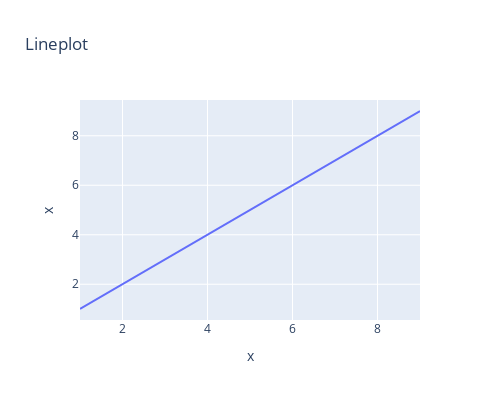

Here is the notebook cell this chart was saved with:
### Code cell
# Line plot

px.line(df, x="x", y="x", width= 500, height = 400, title= "Lineplot")

### Figure 1 — Plotly figure (JSON) as saved in the notebook; plotly's stock layout.template omitted (floating-point values rounded to 4 significant figures)
{"data": [{"hovertemplate": "x=%{y}<extra></extra>", "legendgroup": "", "line": {"color": "#636efa", "dash": "solid"}, "marker": {"symbol": "circle"}, "mode": "lines", "name": "", "orientation": "v", "showlegend": false, "type": "scatter", "x": [1, 2, 3, 4, 5, 6, 7, 8, 9], "xaxis": "x", "y": [1, 2, 3, 4, 5, 6, 7, 8, 9], "yaxis": "y"}], "layout": {"height": 400, "legend": {"tracegroupgap": 0}, "title": {"text": "Lineplot"}, "width": 500, "xaxis": {"anchor": "y", "domain": [0, 1], "title": {"text": "x"}}, "yaxis": {"anchor": "x", "domain": [0, 1], "title": {"text": "x"}}}}
